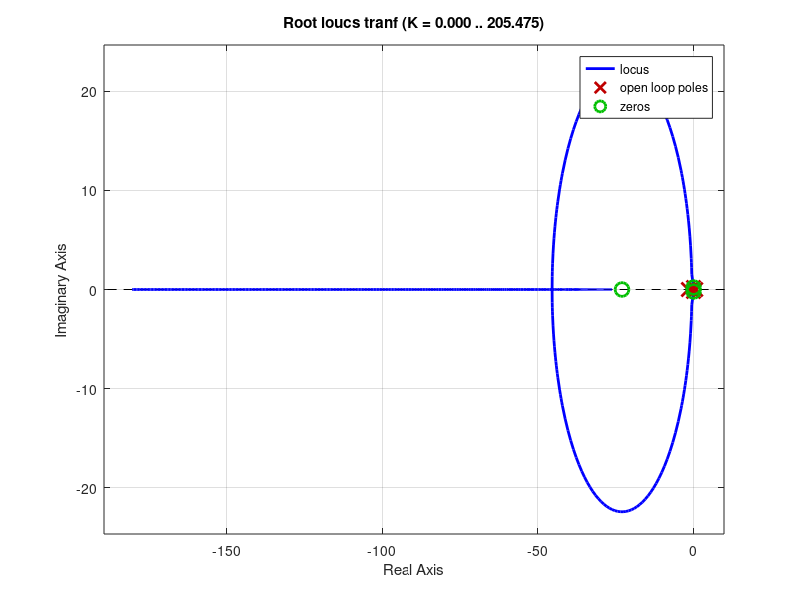

The MATLAB script that drew this image:
clear all
close all

num = [1 23.05 1.19 0.92]
denum = [1 1.08 -1.07 -0.0552 -0.0476]
tranf = tf( num , denum )
rlocus( tranf )


